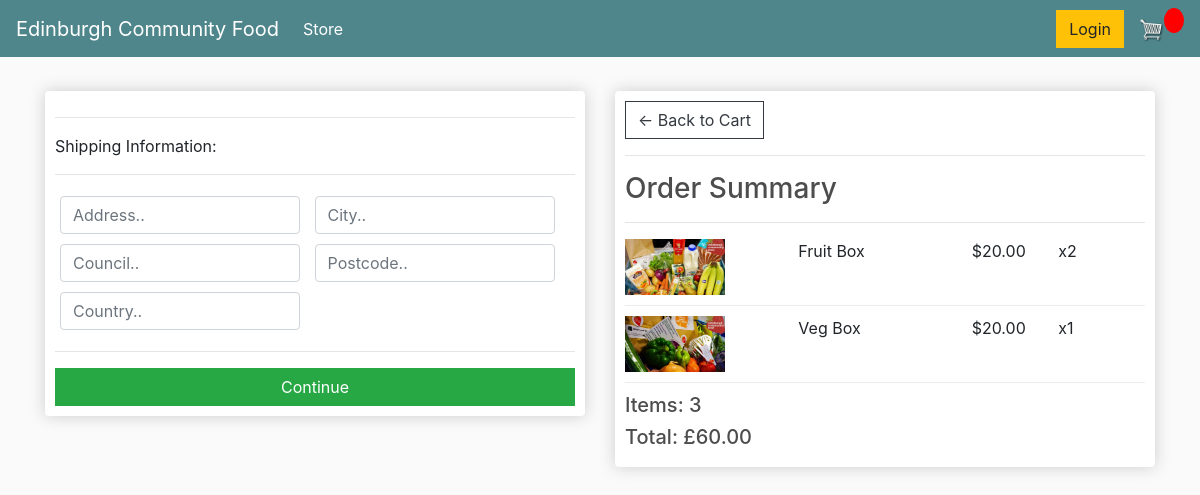
/checkout/ (signed in), run on an earlier commit of the app's database.
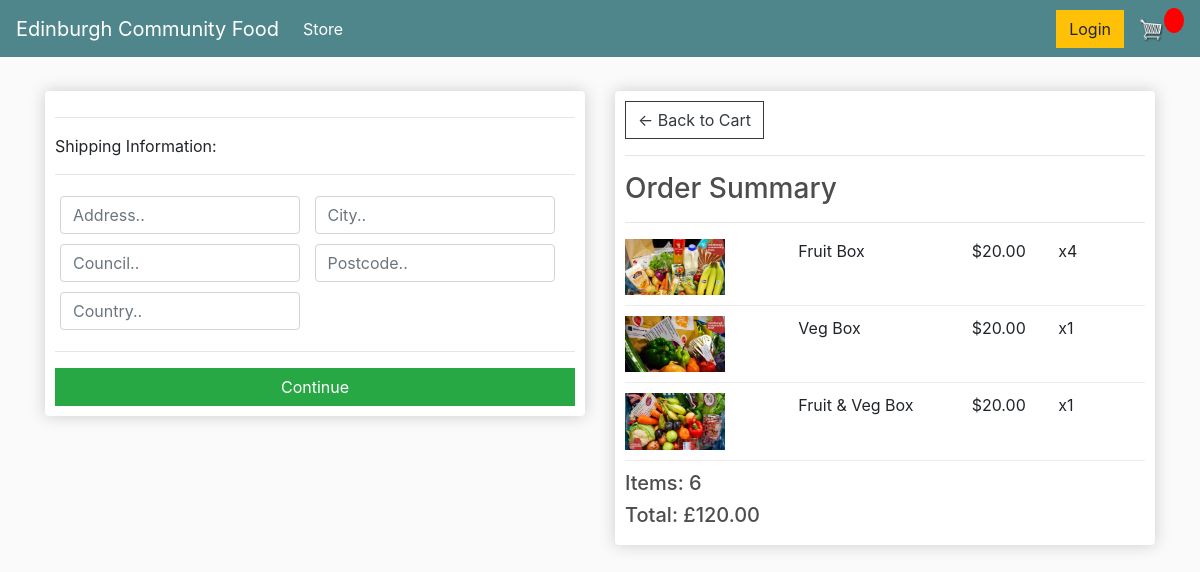
And on a later commit of the database.
### store/models.py (models this page shows, shortened)
class OrderItem(models.Model):
	product = models.ForeignKey(Product, on_delete=models.SET_NULL, null=True)
	order = models.ForeignKey(Order, on_delete=models.SET_NULL, null=True)
	quantity = models.IntegerField(default=0, null=True, blank=True)
	date_added = models.DateTimeField(auto_now_add=True)
	@property
	def get_total(self):
		total = self.product.price * self.quantity
		return total

class Product(models.Model):
	name = models.CharField(max_length=200)
	price = models.FloatField()
	digital = models.BooleanField(default=False,null=True, blank=True)
	image = models.ImageField(null=True, blank=True)
	@property
	def imageURL(self):
		try:
			url = self.image.url
		except:
			url = ''
		return url

class Order(models.Model):
	customer = models.ForeignKey(Customer, on_delete=models.SET_NULL, null=True, blank=True)
	date_ordered = models.DateTimeField(auto_now_add=True)
	complete = models.BooleanField(default=False)
	transaction_id = models.CharField(max_length=100, null=True)
	@property
	def get_cart_total(self):
		orderitems= self.orderitem_set.all()
		total = sum([item.get_total for item in orderitems])
		return total
	@property
	def get_cart_items(self):
		orderitems= self.orderitem_set.all()
		total = sum([item.quantity for item in orderitems])
		return total

### store/views.py (the view)
# urls.py: path('checkout/', views.checkout, name="checkout"),
def checkout(request):
	if request.user.is_authenticated:
		customer = request.user.customer
		order, created = Order.objects.get_or_create(customer=customer, complete=False)
		items = order.orderitem_set.all()
	else:
		items = []
		order = {'get_cart_total': 0, 'get_cart_items':0}
	context = {'items': items, 'order': order}
	return render(request, 'store/checkout.html', context)

### store/templates/store/checkout.html (shortened to what this page needs)
{% extends 'store/main.html' %}
{% load static %}
{% block content %}
     <div class="row">
		<div class="col-lg-6">
			<div class="box-element" id="form-wrapper">
				<form id="form">
					<div id="shipping-info">
						<hr>
						<p>Shipping Information:</p>
						<hr>
						<div class="form-field">
							<input class="form-control" type="text" name="address" placeholder="Address..">
						</div>
						<div class="form-field">
							<input class="form-control" type="text" name="city" placeholder="City..">
						</div>
						<div class="form-field">
							<input class="form-control" type="text" name="state" placeholder="Council..">
						</div>
						<div class="form-field">
							<input class="form-control" type="text" name="postcode" placeholder="Postcode..">
						</div>
						<div class="form-field">
							<input class="form-control" type="text" name="country" placeholder="Country..">
						</div>
					</div>
					<hr>
					<input id="form-button" class="btn btn-success btn-block" type="submit" value="Continue">
				</form>
			</div>
			<br>
		</div>
		<div class="col-lg-6">
			<div class="box-element">
				<a  class="btn btn-outline-dark" href="{% url 'cart' %}">&#x2190; Back to Cart</a>
				<hr>
				<h3>Order Summary</h3>
				<hr>
				{% for item in items %}
				<div class="cart-row">
					<div style="flex:2"><img class="row-image" src="{{item.product.imageURL}}"></div>
					<div style="flex:2"><p>{{item.product.name}}</p></div>
					<div style="flex:1"><p>${{item.product.price|floatformat:2}}</p></div>
					<div style="flex:1"><p>x{{item.quantity}}</p></div>
				</div>
				{% endfor %}
				<h5>Items:   {{order.get_cart_items}}</h5>
				<h5>Total:   £{{order.get_cart_total|floatformat:2}}</h5>
			</div>
		</div>
	</div>
{% endblock content %}

What changed in the data, as far as the page shows it:
changed OrderItem "Fruit Box": quantity "2" → "4"
added OrderItem: product.imageURL (picture), product.name "Fruit & Veg Box", product.price "20.00", quantity "1"
changed through a linked row, Order: get_cart_items "3" → "6"; get_cart_total "60.00" → "120.00"
